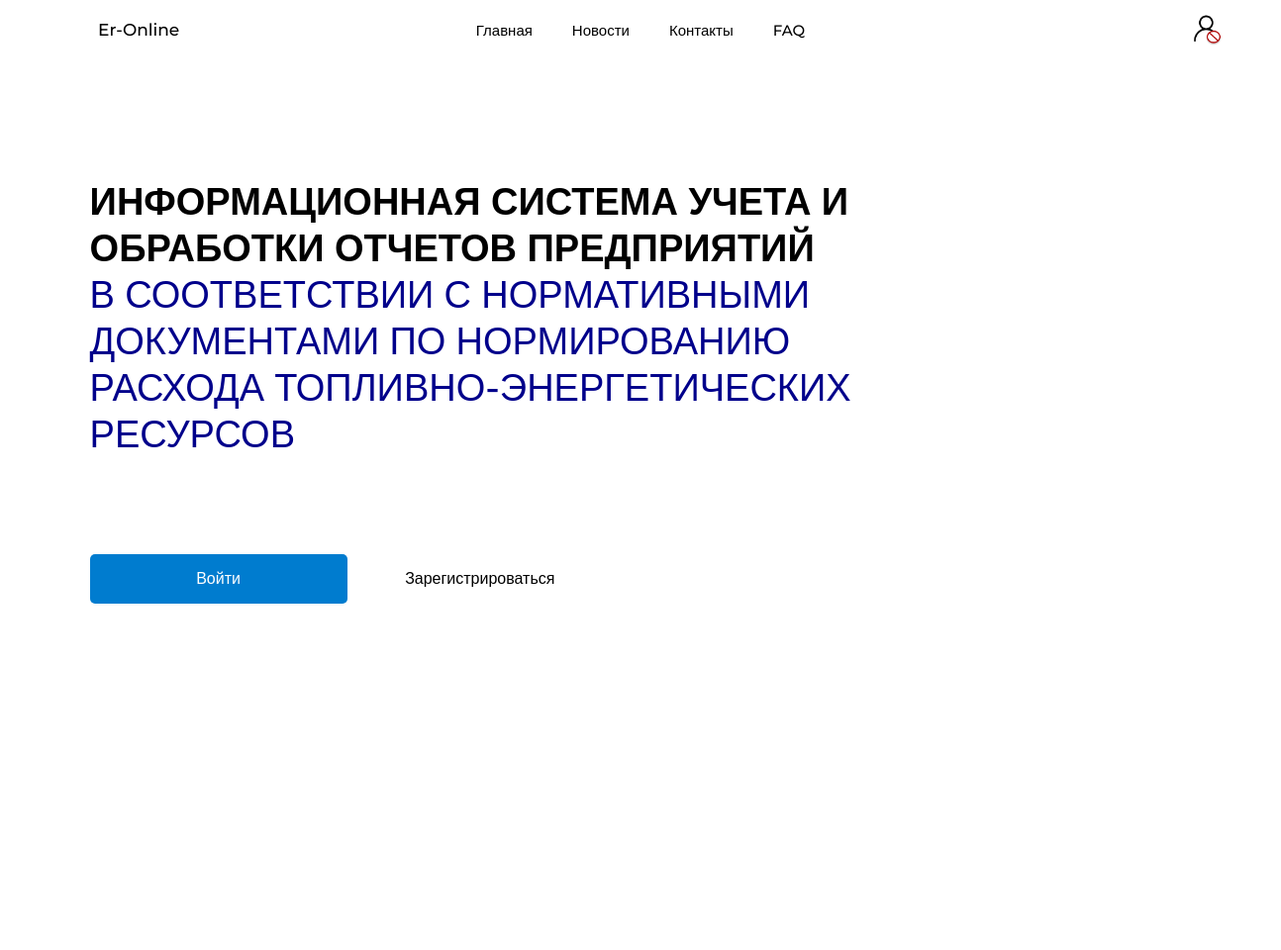
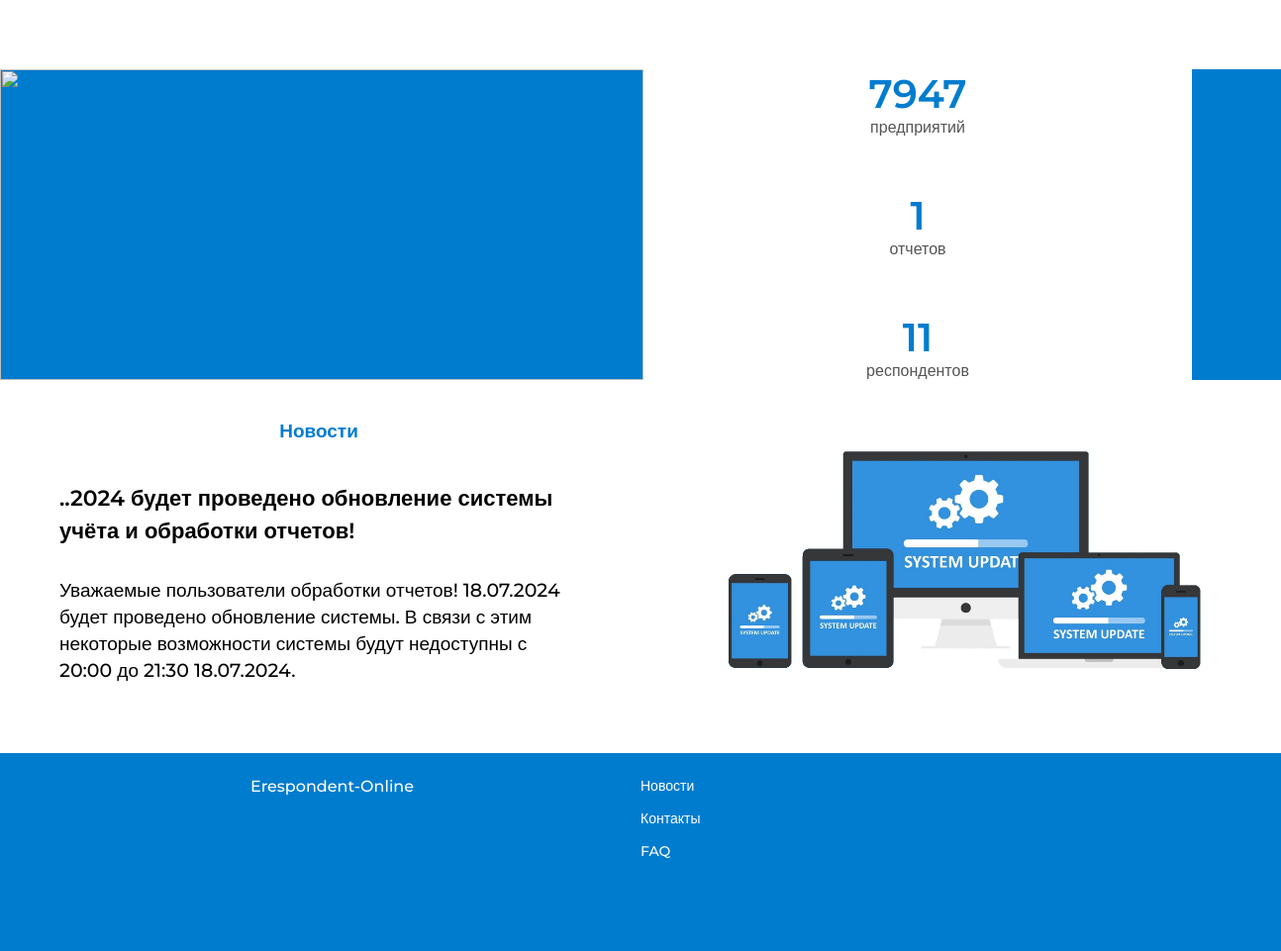
The page / on the database its author committed (2 pictures, top to bottom).
### website/models.py (models this page shows)
class News(db.Model):
    __tablename__ = 'news'
    id = db.Column(db.Integer, primary_key=True)
    title = db.Column(db.String(100))
    text = db.Column(db.String(300))
    img_name = db.Column(db.String(20))
    created_time = db.Column(db.DateTime, nullable=False, default=datetime.now())

### website/views.py (the view)
@views.route('/')
def beginPage():
    user_data = User.query.count()
    organization_data = Organization.query.count()
    report_data = Report.query.count()
    latest_news = News.query.order_by(desc(News.id)).first()
    return render_template('beginPage.html',
                           latest_news=latest_news,
                           user=current_user,
                           user_data = user_data,
                           organization_data = organization_data,
                           report_data = report_data
                           )

### website/templates/beginPage.html (shortened to what this page needs)
{% extends "base.html" %}
{% block content %}
<div class="blurred-background"></div>
<div class="hellow_row">
    <div class= "hellow_row_left">
        <div class = "hellow_row_name">
            Информационная система учета и обработки отчетов предприятий
        </div>
        <div class = "hellow_row_dop_name">
            в соответствии с нормативными документами по нормированию расхода топливно-энергетических ресурсов
        </div>
        <div class = "hellow_buttonarea">
            {% if current_user.is_authenticated and user.type != 'Аудитор'%}
                <button onclick="window.location.href='/report_area'" type="" class = "blue_button">Подать отчет</button>
            {% elif current_user.is_authenticated and user.type == 'Аудитор' %}
                <button onclick="window.location.href='/audit_area/all_reports?year=&quarter='" type="" class = "blue_button">Просмотр отчетов</button>
            {% else %}
                <button onclick="window.location.href='/login'" type="" class = "blue_button">Войти</button>
                <button onclick="window.location.href='/sign'" type="" class = "blue_button_invizback">Зарегистрироваться</button>
            {% endif %}
        </div>
    </div>
    <div class= "hellow_row_right">
    </div>
</div>
<div class="statistics-row">
    <div class = "statistics-row-left">
        <img src="{{ url_for('static', filename='img/stats.jpg')}}" alt="">
    </div>
    <div class = "statistics-row-right">
        <div class="item_stat">
            <div class = "stat_count">{{organization_data}}</div>
            <a class = "stat_name">предприятий</a>
        </div>
        <div class="item_stat">
            <div class = "stat_count">{{report_data}}</div>
            <a class = "stat_name">отчетов</a>
        </div>
        <div class="item_stat">
            <div class = "stat_count">{{user_data}}</div>
            <a class = "stat_name">респондентов</a>
        </div>
    </div>
</div>
<div class="news-row" id = "news_row">
    <div class = "news-row-left">
        <div class="item_news">
            <a class = "news_name">Новости</a>
            <p class = "first_p">{{latest_news.title}}</p>
            <p class = "second_p">{{latest_news.text}}</p>
        </div>
    </div>
    <div class = "news-row-right">
        <img src="{{ url_for('static', filename='img/news/' + latest_news.img_name) }}" alt="">
    </div>
</div>
{% endblock %}

### website/static/css/base.css (style rules this page uses)
* { margin: 0; padding: 0; font-family: Montserrat, Arial, sans-serif; }
html, body { margin: 0; padding: 0; overflow: visible; }
a { text-decoration: none; }
body { display: flex; flex-direction: column; min-height: 100vh; background-color:#fff; overflow-x: hidden; color: rgb(0, 0, 0); }
:root { --color1: #7dc5ff; --color2: rgba(184, 220, 255, 0.6); --color3: #0085f1; --color7: rgb(96, 255, 122); --remarksclr: rgba(255, 186, 96, 0.705); --odobrclr: rgb(96, 255, 122, 0.705); --delclr: rgb(255, 96, 96, 0.705); --blue-back: #007ccf; --green-back: #00aaaa;; --blue-back-hover: #0067ac; --moreblue_text: darkblue; }
.blurred-background { position: absolute; top: 0; left: 0; width: 100%; height: 100%; z-index: -1; filter: blur(80px); animation: gradient-animation 15s ease infinite; opacity: 1; transition: opacity 3s ease-in-out; }
.blue_button { line-height: 1.5715; position: relative; display: inline-block; font-weight: 400; white-space: nowrap; text-align: center; background-image: none; box-shadow: 0 2px 0 rgba(0, 0, 0, .015); cursor: pointer; transition: all .3s cubic-bezier(.645,.045,.355,1); -webkit-user-select: none; -moz-user-select: none; -ms-user-select: none; user-select: none; touch-action: manipulation; height: 35px; padding: 4px 15px; font-size: 13px; border-radius: 5px; margin-top: 20px; border: none; background: var(--blue-back); color: white; }
.blue_button_invizback { background-color: #00000000; box-shadow: none; color: rgb(0, 0, 0); font-weight: 500; height: 35px; padding: 4px 15px; font-size: 14px; border: none; transition: 0.3s color ease; cursor: pointer; }
.hellow_row { width: calc(100% ); min-height: calc(100vh - 180px); display: flex; flex-direction: row; justify-content: start; align-items: left; padding: 180px 0 0 0; padding-left: 7%; }
.hellow_row_left { display: flex; flex-direction: column; max-width: 66.66666667%; padding-bottom: 200px; }
.hellow_row_name, .hellow_row_dop_name { font-size: 38px; text-transform: uppercase; text-align: left; font-weight: 600; }
.hellow_row_name { color: transparent; animation: fadeInTextblack 1s ease forwards; }
.hellow_row_dop_name { font-weight: 500; padding-bottom: 9%; animation: fadeInTextblue 1s ease forwards; }
.hellow_buttonarea button { height: 50px; width: 260px; padding: 0 30px; font-size: 16px; }
.hellow_row_right { min-height: 1px; padding-left: 30px; }
.statistics-row { max-width: 100%; margin-top: 220px; background-color: var(--blue-back); display: flex; flex-direction: row; justify-content: center; }
.statistics-row-left img { width: 650px; height: 100%; object-fit: cover; }
.statistics-row-right { width: 555px; height: auto; display: flex; flex-direction: column; background-color: white; justify-content: center; margin-right: 90px; }
.item_stat { display: flex; flex-direction: column; text-align: center; }
.item_stat:nth-child(2) { margin: 10% 0 }
.stat_count { font-size: 40px; color: var(--blue-back); font-weight: 600; text-align: center; align-items: center; }
.stat_name { font-size: 16px; color: #555555; font-weight: 500; }
.news-row { max-width: 100%; margin: 0 0; height: auto; display: flex; flex-direction: row; justify-content: center; align-items: center; }
.news-row-left { width: 555px; height: auto; display: flex; flex-direction: column; padding: 40px 60px; justify-content: start; background-color: white; }
.news-row-right { max-width: 650px; text-align: center; }
.news-row-right img { width: 80%; height: auto; object-fit: cover; }
.item_news { display: flex; flex-direction: column; align-items: center; }
.news_name { font-size: 19px; color: var(--blue-back); font-weight: 600; padding-bottom: 40px; }
.item_news .first_p { font-size: 22px; padding-bottom: 30px; font-weight: 600; line-height: 33px; }
.item_news .second_p { font-size: 19px; padding-bottom: 30px; font-weight: 500; line-height: 27px; }

### rows shown on the page
News: title "..2024 будет проведено обновление системы учёта и обработки отчетов!", text "Уважаемые пользователи обработки отчетов! 18.07.2024 будет проведено обновление системы. В связи с этим некоторые возможности системы будут недоступны с 20:00 до 21:30 18.07.2024.", img_name (picture)

### other values the page prints
{{ organization_data }} "7947"
{{ report_data }} "1"
{{ user_data }} "11"
